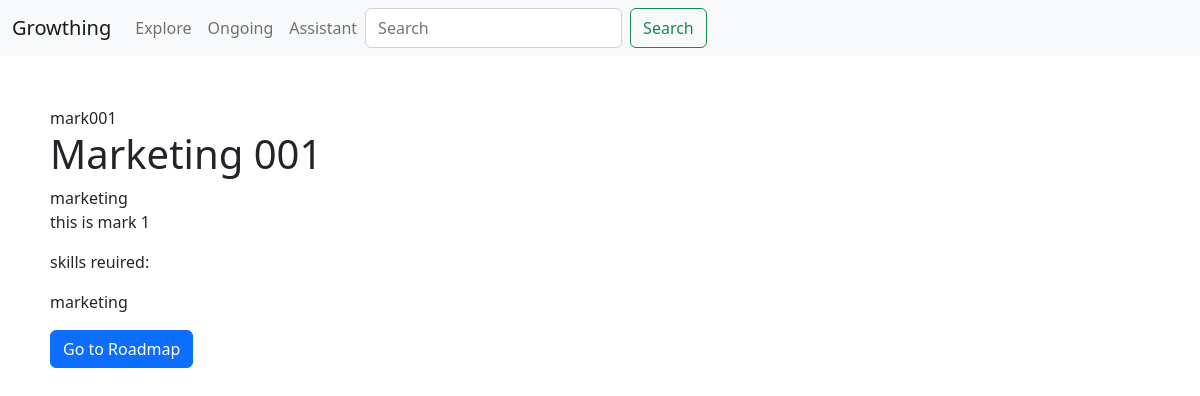
Page /project/mark001/ on the committed database.
### appname/models.py (models this page shows, shortened)
class Project(models.Model):
    title = models.CharField(max_length=100)
    description = models.TextField()
    skills = models.CharField(max_length=200)
    genre = models.CharField(max_length=20, choices=genre, default='misc')
    project_id = models.CharField(max_length=100)

### appname/views.py (the view)
# urls.py: path("project/<str:pk>/", views.project_content, name="project"),
def project_content(request,pk):
    project = Project.objects.get(project_id = pk)
    return render(request,'project.html', context={'project':project })

### templates/project.html (shortened to what this page needs)
<!DOCTYPE html>
<html>
<head>
  <link rel="stylesheet" type="text/css" href="styles.css">
  <link href="https://cdn.jsdelivr.net/npm/bootstrap@5.2.3/dist/css/bootstrap.min.css" rel="stylesheet">
</head>
<body>
  <div class="sticky-top">
    <nav class="navbar navbar-expand-lg bg-light">
      <div class="container-fluid">
        <a class="navbar-brand" href="/">Growthing</a>
        <div class="collapse navbar-collapse" id="navbarNav">
          <ul class="navbar-nav">
            <li class="nav-item">
              <a class="nav-link" href="/explore">Explore</a>
            </li>
            <li class="nav-item">
              <a class="nav-link" href="/ongoing">Ongoing</a>
            </li>
            <li class="nav-item">
              <a class="nav-link" href="/assistant">Assistant</a>
            </li>
            <form class="d-flex" role="search">
              <input class="form-control me-2" type="search" placeholder="Search" aria-label="Search">
              <button class="btn btn-outline-success" type="submit">Search</button>
            </form>
          </ul>
        </div>
      </div>
    </nav>
  </div>
  <main>
    <div class="project_page">
    {{project.project_id}}
    <h1>{{project.title}}</h1>
    {{project.genre}}
    <p>{{project.description}}</p>
    <div>
      <p>skills reuired:</p>
      <p>{{project.skills}}</p>
      <a href="{% url 'roadmap' pk=project.project_id %}" class="btn btn-primary">Go to Roadmap</a>
    </div>
</body>
</html>

### templates/project.html (style rules this page uses)
.project_page { padding: 50px; }

### rows in the picture
Project: project_id "mark001", title "Marketing 001", genre "marketing", description "this is mark 1", skills "marketing"
